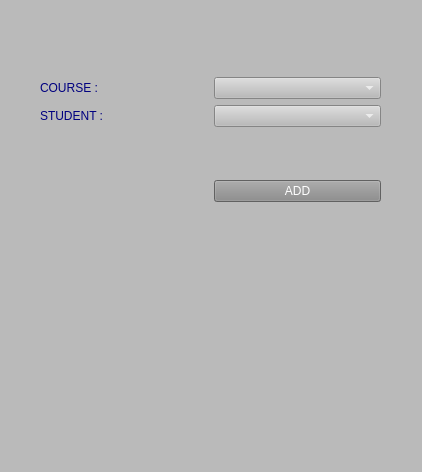
<?xml version="1.0" encoding="UTF-8"?>
<ui version="4.0">
 <class>AdminStuCourseAdd</class>
 <widget class="QMainWindow" name="AdminStuCourseAdd">
  <property name="geometry">
   <rect>
    <x>0</x>
    <y>0</y>
    <width>422</width>
    <height>472</height>
   </rect>
  </property>
  <property name="windowTitle">
   <string>Add Student Courses </string>
  </property>
  <property name="styleSheet">
   <string notr="true">background-color: rgb(186, 186, 186);</string>
  </property>
  <widget class="QWidget" name="centralwidget">
   <widget class="QWidget" name="layoutWidget">
    <property name="geometry">
     <rect>
      <x>40</x>
      <y>30</y>
      <width>341</width>
      <height>221</height>
     </rect>
    </property>
    <layout class="QGridLayout" name="gridLayout">
     <item row="0" column="0">
      <layout class="QVBoxLayout" name="verticalLayout_2">
       <item>
        <widget class="QLabel" name="label_3">
         <property name="styleSheet">
          <string notr="true">font: 12pt &quot;Rockwell Condensed&quot;;
color: rgb(0, 0, 127);</string>
         </property>
         <property name="text">
          <string>COURSE :</string>
         </property>
        </widget>
       </item>
       <item>
        <widget class="QLabel" name="label_4">
         <property name="styleSheet">
          <string notr="true">font: 12pt &quot;Rockwell Condensed&quot;;
color: rgb(0, 0, 127);</string>
         </property>
         <property name="text">
          <string>STUDENT :</string>
         </property>
        </widget>
       </item>
      </layout>
     </item>
     <item row="0" column="1">
      <layout class="QVBoxLayout" name="verticalLayout">
       <item>
        <widget class="QComboBox" name="courseCombo">
         <property name="styleSheet">
          <string notr="true">font: 12pt &quot;Rockwell Condensed&quot;;
color: rgb(255,255,255);</string>
         </property>
        </widget>
       </item>
       <item>
        <widget class="QComboBox" name="studentCombo">
         <property name="styleSheet">
          <string notr="true">font: 12pt &quot;Rockwell Condensed&quot;;
color: rgb(255,255,255);</string>
         </property>
        </widget>
       </item>
      </layout>
     </item>
     <item row="1" column="1">
      <widget class="QPushButton" name="btn_Add">
       <property name="styleSheet">
        <string notr="true">background-color: rgb(136, 136, 136);
color: rgb(255, 255, 255);
font: 12pt &quot;Rockwell Condensed&quot;;</string>
       </property>
       <property name="text">
        <string>ADD</string>
       </property>
      </widget>
     </item>
    </layout>
   </widget>
   <widget class="QLabel" name="label_2">
    <property name="geometry">
     <rect>
      <x>130</x>
      <y>290</y>
      <width>161</width>
      <height>121</height>
     </rect>
    </property>
    <property name="styleSheet">
     <string notr="true">image: url(:/newPrefix/Aydin.png);
image: url(:/newPrefix/Aydin.png);
image: url(:/newPrefix/Aydin.png);</string>
    </property>
    <property name="text">
     <string/>
    </property>
   </widget>
  </widget>
  <widget class="QMenuBar" name="menubar">
   <property name="geometry">
    <rect>
     <x>0</x>
     <y>0</y>
     <width>422</width>
     <height>21</height>
    </rect>
   </property>
  </widget>
  <widget class="QStatusBar" name="statusbar"/>
 </widget>
 <resources>
  <include location="../../../../Documents/masaüstü/asd.qrc"/>
 </resources>
 <connections/>
</ui>
